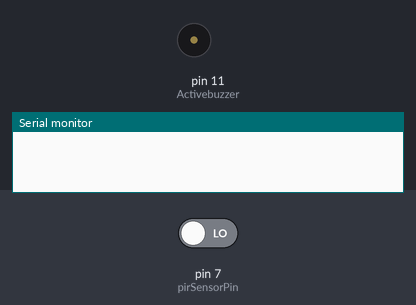
This sketch was run on a simulated Arduino Uno, built with avr-gcc and run on an emulated ATmega328P. On the bench: buzzer (waves = sounding), the last lines printed to the serial monitor. Inputs (shaded band) come from the test bench; at power-on: pin 7 (pirSensorPin) LOW.

Above: at 1.2 s.
1.3 s: pin 7 (pirSensorPin) driven HIGH
At 1.8 s:
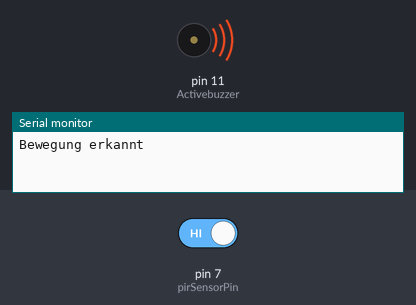
2.8 s: pin 7 (pirSensorPin) driven LOW
At 4.3 s:
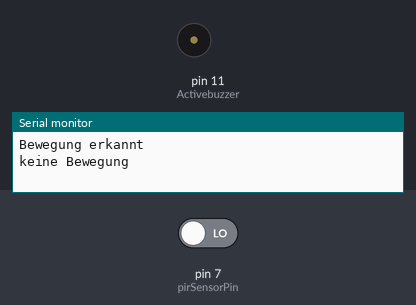
Timing chart, 0 to 5.8 s (numbered marks = the images above; inputs shaded):
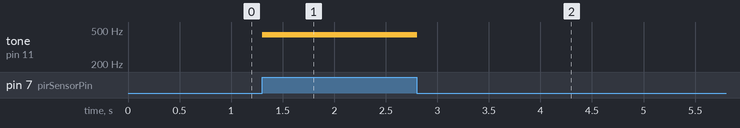

The sketch:

BewegungsSensor.ino
```cpp
#define pirSensorPin 7
#define Activebuzzer 11
#define interneLed 13

// Globale Variablen
int statusPirSensor = 0;
bool motionState = false;// init. Bewegungsstatus

//setup: Arduino und Umgebung initialisieren
void setup() {
  // Setup I/O STatus für Pins
  pinMode(Activebuzzer, OUTPUT);
  pinMode(pirSensorPin, INPUT);
   Serial.begin(9600);
}

//loop Funktion: Komplette Logik für den Microcontroller
void loop() {
  // Wir lesen den pirSensorPin ein
  statusPirSensor = digitalRead(pirSensorPin);

  if (statusPirSensor == HIGH) {
    digitalWrite(interneLed, HIGH);
    tone(Activebuzzer, 440, 800);//Ausgabe Ton A für 800 ms
    // Update Variable motionState
    if (motionState == false) {
      Serial.println("Bewegung erkannt");
      motionState = true;
    }
  }
  // Keine Bewegung erkannt (pirSensorPin = LOW)
  else {
    digitalWrite(interneLed, LOW);
    noTone(Activebuzzer);//Eigentlich nicht notwendig
    if (motionState == true) {
      Serial.println("keine Bewegung");
      motionState = false;
    }
  }
  delay(10);//extra Verzögerung für die loop-Funktion
}
```

Measured:
- after the input at 1.3 s, tone on pin 11 (Activebuzzer): silent → 440 Hz at once
- after the input at 2.8 s, tone on pin 11 (Activebuzzer): 440 Hz → silent at once
